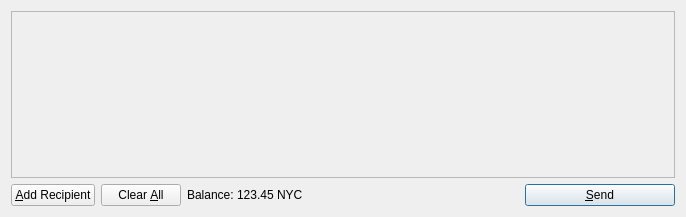
<?xml version="1.0" encoding="UTF-8"?>
<ui version="4.0">
 <class>SendCoinsDialog</class>
 <widget class="QDialog" name="SendCoinsDialog">
  <property name="geometry">
   <rect>
    <x>0</x>
    <y>0</y>
    <width>686</width>
    <height>217</height>
   </rect>
  </property>
  <property name="windowTitle">
   <string>Send Coins</string>
  </property>
  <layout class="QVBoxLayout" name="verticalLayout">
   <item>
    <widget class="QScrollArea" name="scrollArea">
     <property name="widgetResizable">
      <bool>true</bool>
     </property>
     <widget class="QWidget" name="scrollAreaWidgetContents">
      <property name="geometry">
       <rect>
        <x>0</x>
        <y>0</y>
        <width>660</width>
        <height>149</height>
       </rect>
      </property>
      <layout class="QVBoxLayout" name="verticalLayout_2">
       <property name="margin">
        <number>0</number>
       </property>
       <item>
        <layout class="QVBoxLayout" name="entries">
         <property name="spacing">
          <number>6</number>
         </property>
        </layout>
       </item>
       <item>
        <spacer name="verticalSpacer">
         <property name="orientation">
          <enum>Qt::Vertical</enum>
         </property>
         <property name="sizeHint" stdset="0">
          <size>
           <width>20</width>
           <height>40</height>
          </size>
         </property>
        </spacer>
       </item>
      </layout>
     </widget>
    </widget>
   </item>
   <item>
    <layout class="QHBoxLayout" name="horizontalLayout">
     <item>
      <widget class="QPushButton" name="addButton">
       <property name="toolTip">
        <string>Send to multiple recipients at once</string>
       </property>
       <property name="text">
        <string>&amp;Add Recipient</string>
       </property>
       <property name="autoDefault">
        <bool>false</bool>
       </property>
      </widget>
     </item>
     <item>
      <widget class="QPushButton" name="clearButton">
       <property name="sizePolicy">
        <sizepolicy hsizetype="Minimum" vsizetype="Fixed">
         <horstretch>0</horstretch>
         <verstretch>0</verstretch>
        </sizepolicy>
       </property>
       <property name="toolTip">
        <string>Remove all transaction fields</string>
       </property>
       <property name="text">
        <string>Clear &amp;All</string>
       </property>
       <property name="autoRepeatDelay">
        <number>300</number>
       </property>
       <property name="autoDefault">
        <bool>false</bool>
       </property>
      </widget>
     </item>
     <item>
      <layout class="QHBoxLayout" name="horizontalLayout_2">
       <property name="spacing">
        <number>3</number>
       </property>
       <item>
        <widget class="QLabel" name="label">
         <property name="text">
          <string>Balance:</string>
         </property>
        </widget>
       </item>
       <item>
        <widget class="QLabel" name="labelBalance">
         <property name="cursor">
          <cursorShape>IBeamCursor</cursorShape>
         </property>
         <property name="text">
          <string>123.45 NYC</string>
         </property>
         <property name="textInteractionFlags">
          <set>Qt::LinksAccessibleByMouse|Qt::TextSelectableByKeyboard|Qt::TextSelectableByMouse</set>
         </property>
        </widget>
       </item>
      </layout>
     </item>
     <item>
      <spacer name="horizontalSpacer">
       <property name="orientation">
        <enum>Qt::Horizontal</enum>
       </property>
       <property name="sizeHint" stdset="0">
        <size>
         <width>40</width>
         <height>20</height>
        </size>
       </property>
      </spacer>
     </item>
     <item>
      <widget class="QPushButton" name="sendButton">
       <property name="minimumSize">
        <size>
         <width>150</width>
         <height>0</height>
        </size>
       </property>
       <property name="toolTip">
        <string>Confirm the send action</string>
       </property>
       <property name="text">
        <string>&amp;Send</string>
       </property>
       <property name="icon">
        <iconset resource="../bitcoin.qrc">
         <normaloff>:/icons/send</normaloff>:/icons/send</iconset>
       </property>
       <property name="default">
        <bool>true</bool>
       </property>
      </widget>
     </item>
    </layout>
   </item>
  </layout>
 </widget>
 <resources>
  <include location="../bitcoin.qrc"/>
 </resources>
 <connections/>
</ui>
